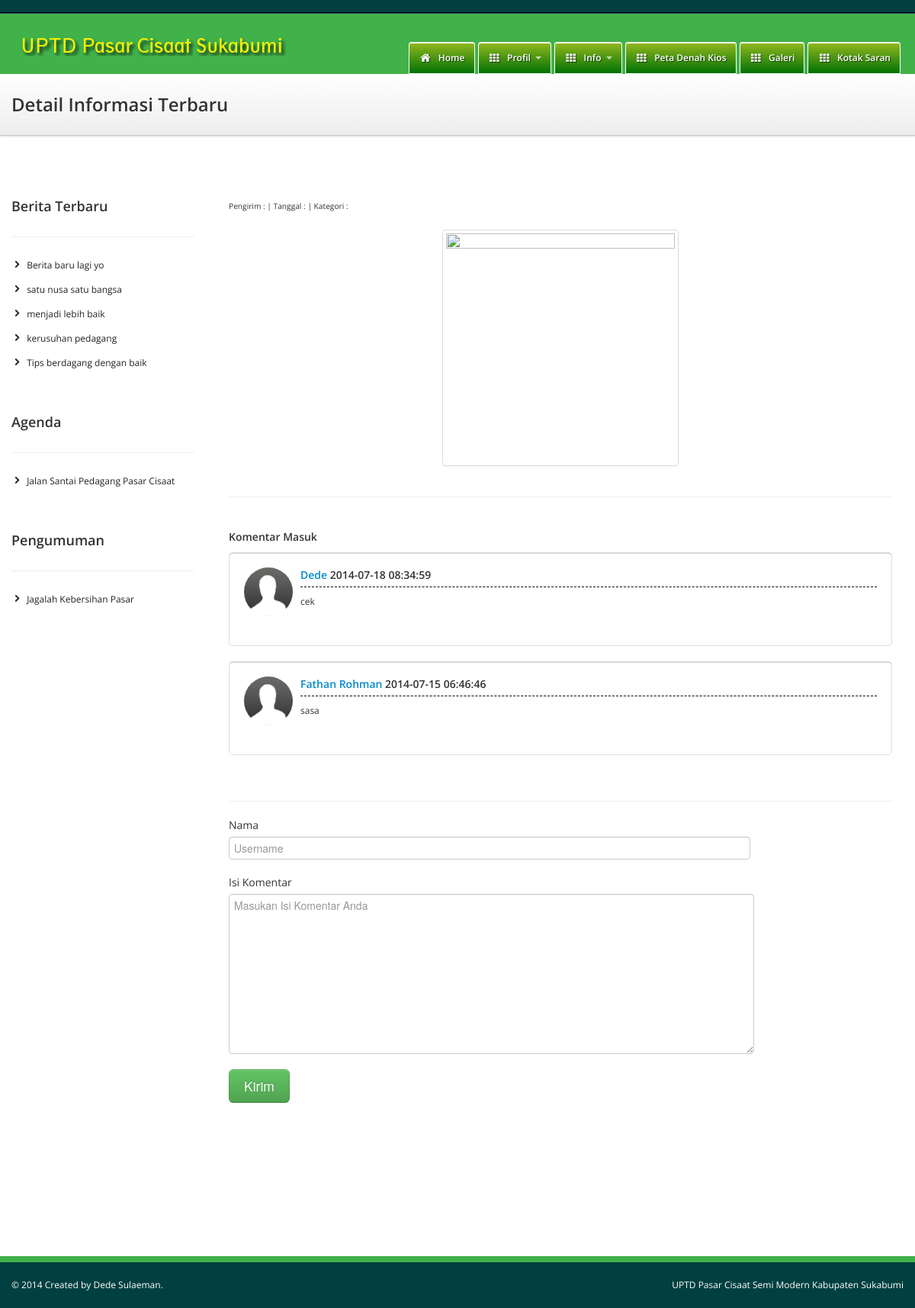
/informasi_read.php, run on an earlier commit of the app's database.
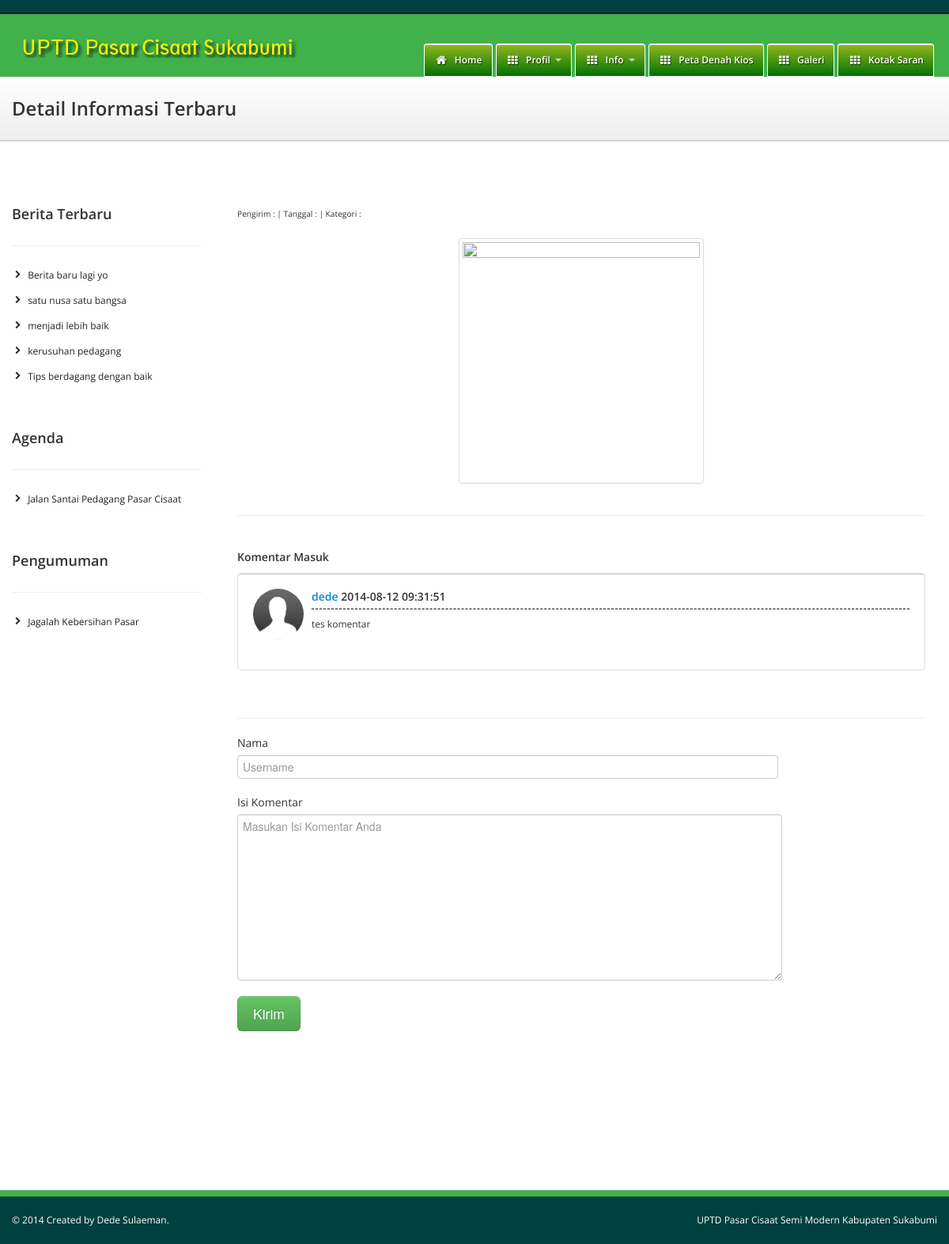
And on a later commit of the database.
### tables this page shows
CREATE TABLE IF NOT EXISTS `informasi` (
  `id` int(10) NOT NULL AUTO_INCREMENT,
  `judul` varchar(100) NOT NULL,
  `anchor` varchar(100) NOT NULL,
  `date` datetime NOT NULL,
  `kategori` varchar(100) NOT NULL,
  `isi` text NOT NULL,
  `gambar` varchar(100) NOT NULL,
  `status` varchar(10) NOT NULL,
  PRIMARY KEY (`id`)
);

CREATE TABLE IF NOT EXISTS `komentar` (
  `id` int(10) NOT NULL AUTO_INCREMENT,
  `id_topik` int(100) NOT NULL,
  `topik` varchar(250) NOT NULL,
  `nama` varchar(40) NOT NULL,
  `isi` text NOT NULL,
  `date` datetime NOT NULL,
  `status` varchar(10) NOT NULL,
  PRIMARY KEY (`id`)
);

### informasi_read.php (the view, shortened to what the changed rows need)
<!doctype html>
<html class="no-js" lang="en">
    <?php include 'page/page_head.php'; ?>
    <body>
        <div id="wrapper">
            <div id="masthead">
                <div class="container">
                    <div class="masthead-pad">
                        <div class="masthead-text">
                            <h2>Detail Informasi Terbaru</h2>
                        </div>
                    </div>
                </div>
            </div>
            <div id="content">
                <div class="container-fluid">
                    <div class="row">
                        <?php
                            $id   = base64_decode($_GET['id']);
                        ?>
                        <div id="content">
                            <div class="container">
                                <div class="row">
                                    <div class="span3 bs-docs-sidebar">
                                        <ul class="nav nav-list bs-docs-sidenav">
                                          <?php
                                            $query = mysql_query("SELECT * FROM informasi WHERE status='1' AND kategori='Berita Terbaru' ORDER BY id DESC LIMIT 5");
                                              while ($dataartikel = mysql_fetch_array($query)) {
                                              $id = base64_encode($dataartikel['id']);
                                          ?>
                                          <li><a href="informasi_read.php?id=<?php echo $id; ?>"><i class="icon-chevron-right"></i> <?php echo $dataartikel['judul']; ?></a></li>
                                          <?php
                                              }
                                          ?>
                                        </ul>
                                        <br>
                                        <br>
                                        <ul class="nav nav-list bs-docs-sidenav">
                                          <?php
                                            $query = mysql_query("SELECT * FROM informasi WHERE status='1' AND kategori='Agenda' ORDER BY id DESC LIMIT 5");
                                              while ($dataartikel = mysql_fetch_array($query)) {
                                                $id = base64_encode($dataartikel['id']);
                                          ?>
                                          <li><a href="informasi_read.php?id=<?php echo $id; ?>"><i class="icon-chevron-right"></i> <?php echo $dataartikel['judul']; ?></a></li>
                                          <?php
                                              }
                                          ?>
                                        </ul>
                                        <br>
                                        <br>
                                        <ul class="nav nav-list bs-docs-sidenav">
                                          <?php
                                            $query = mysql_query("SELECT * FROM informasi WHERE status='1' AND kategori='Pengumuman' ORDER BY id DESC LIMIT 5");
                                              while ($dataartikel = mysql_fetch_array($query)) {
                                                $id = base64_encode($dataartikel['id']);
                                          ?>
                                          <li><a href="informasi_read.php?id=<?php echo $id; ?>"><i class="icon-chevron-right"></i> <?php echo $dataartikel['judul']; ?></a></li>
                                          <?php
                                              }
                                          ?>
                                        </ul>
                                    </div>
                                    <div class="span9">
                                        <br>
                                        <br>
                                        <br>
                                        <br>
                                        <div class="post-comments pad-25">
                                          <?php
                                             $query = "SELECT * FROM komentar WHERE id_topik='$id' AND topik='Berita' ORDER BY id DESC";
                                             $hasil = mysql_query($query);
                                             if (mysql_num_rows($hasil) > 0)
                                             {
                                                while ($data = mysql_fetch_array($hasil))
                                                {
                                          ?>
                                          <div class="well">
                                          <ul class="media-list">
                                              <li class="media">
                                                  <a class="pull-left" href="#">
                                                  <img class="img-circle" width="64" height="64" src="asset/images/forum1.png" alt="Gambar User">
                                                  </a>
                                                  <div class="media-body">
                                                      <h5 class="media-heading">
                                                          <a href="#"><?php echo $data['nama']; ?></a>
                                                          <span class="comment-date"><?php echo $data['date']; ?></span>
                                                      </h5>
                                                      <div style=" border-bottom: dashed #000 1px; margin-bottom:9px;"></div>
                                                      <p>
                                                          <?php echo $data['isi']; ?>
                                                      </p>
                                                  </div>
                                              </li>
                                          </ul>
                                          </div>
                                          <?php
                                                }
                                             }elseif (mysql_num_rows($hasil) == 0) echo "<p><div class='alert alert-danger'>Maaf, Belum ada Komentar</div></p>";
                                          ?>
                                      </div>
                                        <br>
                                    </div>
                                </div>
                            </div>
                        </div>
                    </div>
                </div>
            </div>
        </div>
    </body>
</html>

What changed in the data, as far as the page shows it:
removed komentar: nama "Dede", date "2014-07-18 08:34:59", isi "cek"
removed komentar: nama "Fathan Rohman", date "2014-07-15 06:46:46", isi "sasa"
added komentar: nama "dede", date "2014-08-12 09:31:51", isi "tes komentar"
